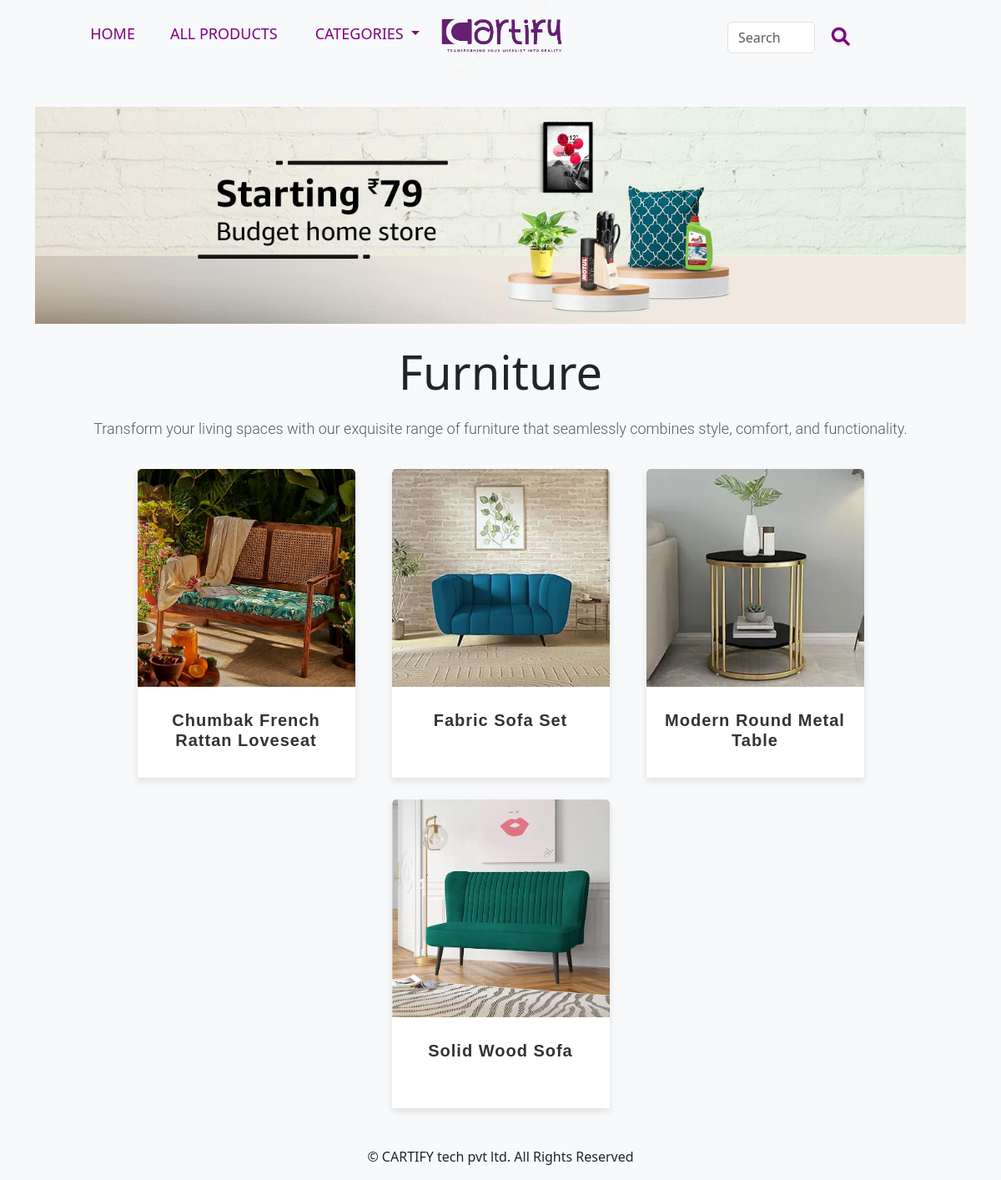
Page /shop/furniture/ on the committed database.
### shop/models.py (models this page shows, shortened)
class Category(models.Model):
    name = models.CharField(max_length=250, unique=True)
    slug = models.SlugField(max_length=250, unique=True)
    description = models.TextField(blank=True)
    image = models.ImageField(upload_to='category', blank=True)
    class Meta:
        ordering = ('name',)
        verbose_name = 'category'
        verbose_name_plural = 'categories'
    def get_url(self):
        return reverse('shop:product_by_category', args=[self.slug])

class Product(models.Model):
    name = models.CharField(max_length=250, unique=True)
    slug = models.SlugField(max_length=250, unique=True)
    description = models.TextField(blank=True)
    price = models.DecimalField(max_digits=10, decimal_places=2)
    category = models.ForeignKey(Category, on_delete=models.CASCADE)
    image = models.ImageField(upload_to='product', blank=True)
    stock = models.IntegerField()
    available = models.BooleanField(default=True)
    created = models.DateTimeField(auto_now_add=True)
    updated = models.DateTimeField(auto_now_add=True)
    def get_url(self):
        return reverse('shop:prodCatdetail', args=[self.category.slug, self.slug])
    class Meta:
        ordering = ('name',)
        verbose_name = 'product'
        verbose_name_plural = 'products'

### shop/views.py (the view)
# urls.py: path('', views.allProdCat, name='allProdCat'),
def allProdCat(request, c_slug=None):
    c_page = None
    products_list = None
    if c_slug != None:
        c_page = get_object_or_404(Category, slug=c_slug)
        products_list = Product.objects.all().filter(category=c_page, available=True)
    else:
        products_list = Product.objects.all().filter(available=True)
    paginator = Paginator(products_list,4)
    try:
        page=int(request.GET.get('page',1))
    except:
        page=1
    try:
        products=paginator.page(page)
    except(EmptyPage, InvalidPage):
        products=paginator.page(paginator.num_pages)
    return render(request, 'category.html', {'category': c_page, 'products': products})

### cart/context_processors.py (called while the page is built)
def counter(request):
    item_count=0
    if 'admin' in request.path:
        return {}
    else:
        try:
            cart=Cart.objects.filter(cart_id=_cart_id(request))
            cart_items=CartItem.objects.all().filter(cart=cart[:1])
            for cart_item in cart_items:
                item_count += cart_item.quantity
        except Cart.DoesNotExist:
            item_count = 0
    return dict(item_count=item_count)

### cart/views.py (called while the page is built)
def _cart_id(request):
    cart = request.session.session_key
    if not cart:
        cart = request.session.create()
    return cart

### shop/context_processors.py (called while the page is built)
def menu_links(request):
    links=Category.objects.all()
    return dict(links=links)

### templates/category.html (shortened to what this page needs)
{% extends 'base.html' %}
{% load static %}
{% block content %}
<div class="container mt-5">
 <div class="category-banner">
   {% if category %}
   <img src="{{ category.image.url }}" alt="{{ category.name }}" class="img-fluid">
   {% else %}
   <img src="{% static 'img/banner.jpg' %}" alt="Our Products" class="img-fluid">
   {% endif %}
 </div>
 <div class="content-below-banner text-center mt-4">
   {% if category %}
   <h1 class="display-4 text-dark font-weight-bold">{{ category.name }}</h1>
   <p class="lead text-muted">{{ category.description }}</p>
   {% endif %}
 </div>
 <div class="product-grid row justify-content-center mt-4 product-grid-class">
   {% for product in products|slice:":4" %}
   <div class="col-md-3 mb-3">
       <div class="card border-0" style="height: 370px;">
           <a href="{{ product.get_url }}"><img src="{{ product.image.url }}" alt="{{ product.name }}"
                                  class="card-img-top" style="width: 100%; height: auto; object-fit: cover;"></a>
           <div class="card-body p-2 text-center">
             <h6 class="card-title" style="font-size: 20px; margin-bottom: 10px; color: #333;">{{ product.name }}</h6>
           </div>
       </div>
   </div>
   {% endfor %}
 </div>
</div>
{% endblock %}

### templates/base.html (shortened to what this page needs)
{% load static %}
<!DOCTYPE html>
<html lang="en">
<head>
    <link href="stylesheet" href="{% static 'css/bootstrap.min.css' %}">
    <link href="https://cdn.jsdelivr.net/npm/bootstrap@5.3.2/dist/css/bootstrap.min.css" rel="stylesheet">
</head>
<body>
    <div>
        {% include 'navbar.html' %}
        <div class="main-content">
            {% block content %}
            {% endblock %}
        </div>
        <div role="footer">
            {% include 'footer.html' %}
        </div>
    </div>
</body>
</html>

### templates/header.html (shortened to what this page needs)
{% load static %}

### templates/navbar.html (shortened to what this page needs)
{% load static %}
<link rel="stylesheet" href="https://cdn.jsdelivr.net/npm/bootstrap@5.3.0/dist/css/bootstrap.min.css"
>
<link rel="stylesheet" href="https://cdnjs.cloudflare.com/ajax/libs/font-awesome/6.0.0/css/all.min.css"
>
<nav class="navbar navbar-expand-lg navbar-light bg-light">
    <div class="container-fluid">
        <a class="navbar-brand" href="#">
            <img src="{% static 'img/logon.png' %}" width="180" height="110" class="d-inline-block align-top" alt="">
        </a>
        <div class="navbar-nav">
            <ul class="navbar-nav">
                <li class="nav-item">
                    <a class="nav-link text-uppercase me-3" href="{% url 'shop:allProdCat' %}">Home</a>
                </li>
                <li class="nav-item">
                    <a class="nav-link text-uppercase me-3" href="{% url 'shop:allProdCat' %}">All Products</a>
                </li>
                <li class="nav-item dropdown">
                    <button class="btn dropdown-toggle text-uppercase" type="button" id="dropdownMenuButton"
                            data-bs-toggle="dropdown">
                        Categories
                    </button>
                </li>
            </ul>
        </div>
        <div class="d-flex ms-auto">
            <form class="d-flex search-bar" action="{% url 'search_app:SearchResult' %}" method="get">
                <input class="form-control me-2" type="search" placeholder="Search" name='q' aria-label="Search">
                <button class="btn btn-outline-secondary" type="submit"><i class="fas fa-search search-icon"></i>
                </button>
            </form>
            <div class="navbar-nav ms-auto">
            </div>
        </div>
    </div>
</nav>

### templates/footer.html
<div>
  <p class="text-center">&copy; CARTIFY tech pvt ltd. All Rights Reserved</p>
</div>

### templates/navbar.html (style rules this page uses)
.navbar { background-color: #FFFFFF; color: purple; min-height: 80px; }
.navbar-brand { position: absolute; left: 50%; transform: translateX(-50%); }
.navbar-nav { margin-left: 5%; width: 50%; display: flex; align-items: center; justify-content: space-between; }
.navbar-nav .nav-item { margin-right: 10px; }
.navbar-nav .nav-link, .dropdown-toggle { color: purple; font-size: 18px; padding: 15px 10px; }
.search-bar { margin-right: 5%; width: 60%; height: 30%; align-items: center; margin-top: 10px; }
.search-bar button { background-color: transparent; border: none; box-shadow: none; outline: none; }
.navbar-nav .nav-link { white-space: nowrap; }
.search-icon { font-size: 22px; margin-right: 5px; align-self: center; }
.btn-outline-secondary { background: none; border: none; }
.fa-search { color: purple; }

### templates/category.html (style rules this page uses)
body { background-color: #f8f9fa; }
.category-banner { text-align: center; }
.card { transition: transform 0.3s ease-in-out, box-shadow 0.3s ease-in-out; box-shadow: 0 4px 8px 0 rgba(0, 0, 0, 0.1); border-radius: 0; border: 1px solid #eee; }
.card-img-top { object-fit: cover; }
.card-body { padding: 15px; }
.card-title { font-size: 20px; letter-spacing: 1px; margin-top: 20px; font-family: 'Arial'; color: #333; font-weight: bold; }
.content-below-banner h1 { margin-bottom: 20px; }
.content-below-banner p { font-family: 'Roboto', sans-serif; font-size: 18px; line-height: 1.6; }
.col-md-3 { max-width: 300px; margin: 10px; }
.product-grid-class { margin-bottom: 30px; }

### rows in the picture
Category: image (picture), name "Furniture", description "Transform your living spaces with our exquisite range of furniture that seamlessly combines style, comfort, and functionality."
Product: image (picture), name "Chumbak French Rattan Loveseat"
Product: image (picture), name "Fabric Sofa Set"
Product: image (picture), name "Modern Round Metal Table"
Product: image (picture), name "Solid Wood Sofa"
